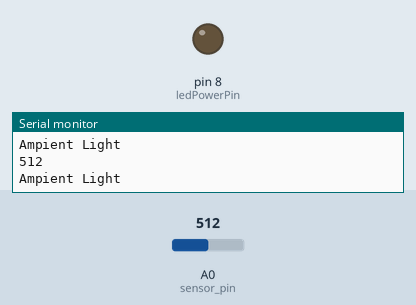
The sketch below on a simulated Arduino Uno, built with avr-gcc and run on an emulated ATmega328P. Shown: output pins drawn as LEDs (lit = HIGH), the last lines printed to the serial monitor. The inputs (shaded band) are chosen by the test bench; at power-on: A0 (sensor_pin) = 512.

Above: at 1.2 s.
1.3 s: A0 (sensor_pin) set to 693
4.3 s: A0 (sensor_pin) set to 715
At 4.9 s:
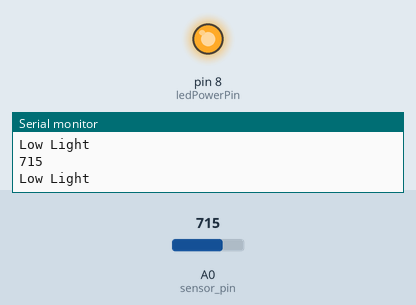
5.8 s: A0 (sensor_pin) set to 0
At 6.6 s:
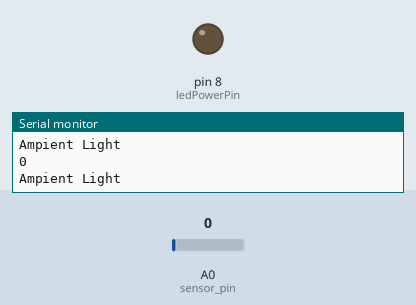
7.3 s: A0 (sensor_pin) set to 1023
At 7.6 s:
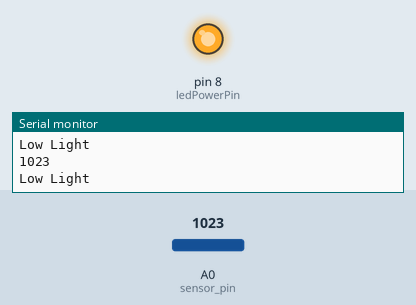
Timing chart, 0 to 9.8 s (numbered marks = the images above; inputs shaded):
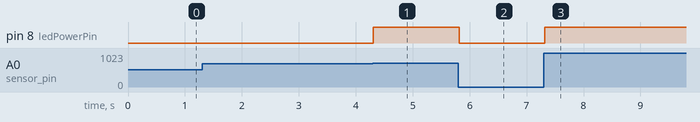

The sketch:

light_dependant_sensor1.ino
```cpp
//automatic night light
//turn on the LED when the light levels get lower than a specific value

const int ledPowerPin = 8; //LED pin
const int sensor_pin = A0; //light dependant sensor pin
int sensor; //reading of the light dependant sensor
const int threshold = 700; //threshold to turn on the LED
void setup() {
  // put your setup code here, to run once:
  pinMode(ledPowerPin, OUTPUT); //set the LED as output
  Serial.begin(9600);//set up serial communication
}

void loop() {
  // put your main code here, to run repeatedly:
  sensor = analogRead(sensor_pin);
  Serial.println(sensor);
  if(sensor > threshold){
    digitalWrite(ledPowerPin, HIGH);
    Serial.println("Low Light");
  }
  else if (sensor < threshold){
    digitalWrite(ledPowerPin, LOW);
    Serial.println("Ampient Light");
  }
//  delay(1000);
}
```

Measured:
- the behaviour switches between 700 and 701 on A0 (sensor_pin) (found by bisection; images 0 and 1)
- after the input at 4.3 s, pin 8 (ledPowerPin): LOW → HIGH at once
- after the input at 5.8 s, pin 8 (ledPowerPin): HIGH → LOW at once
- after the input at 7.3 s, pin 8 (ledPowerPin): LOW → HIGH at once
